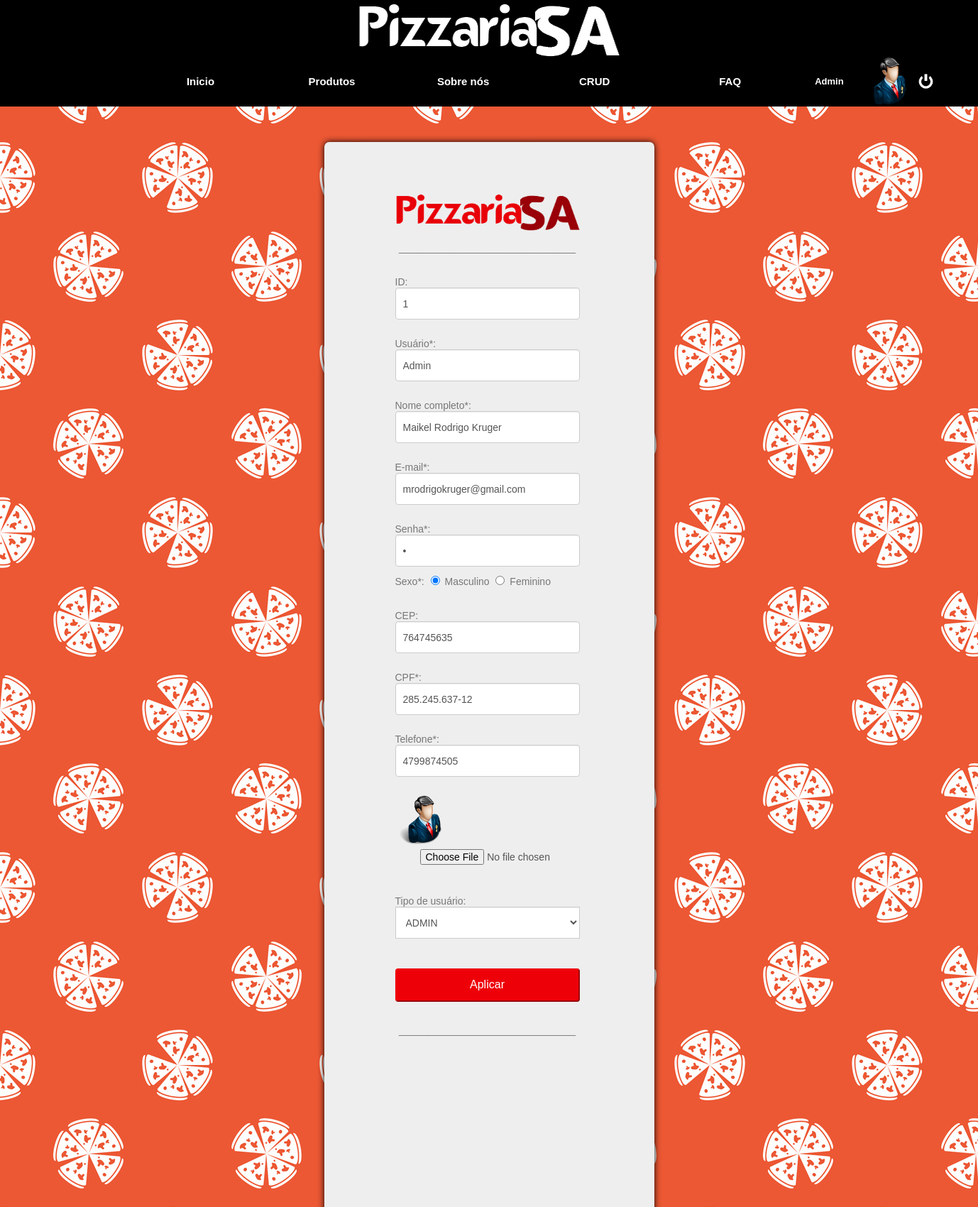
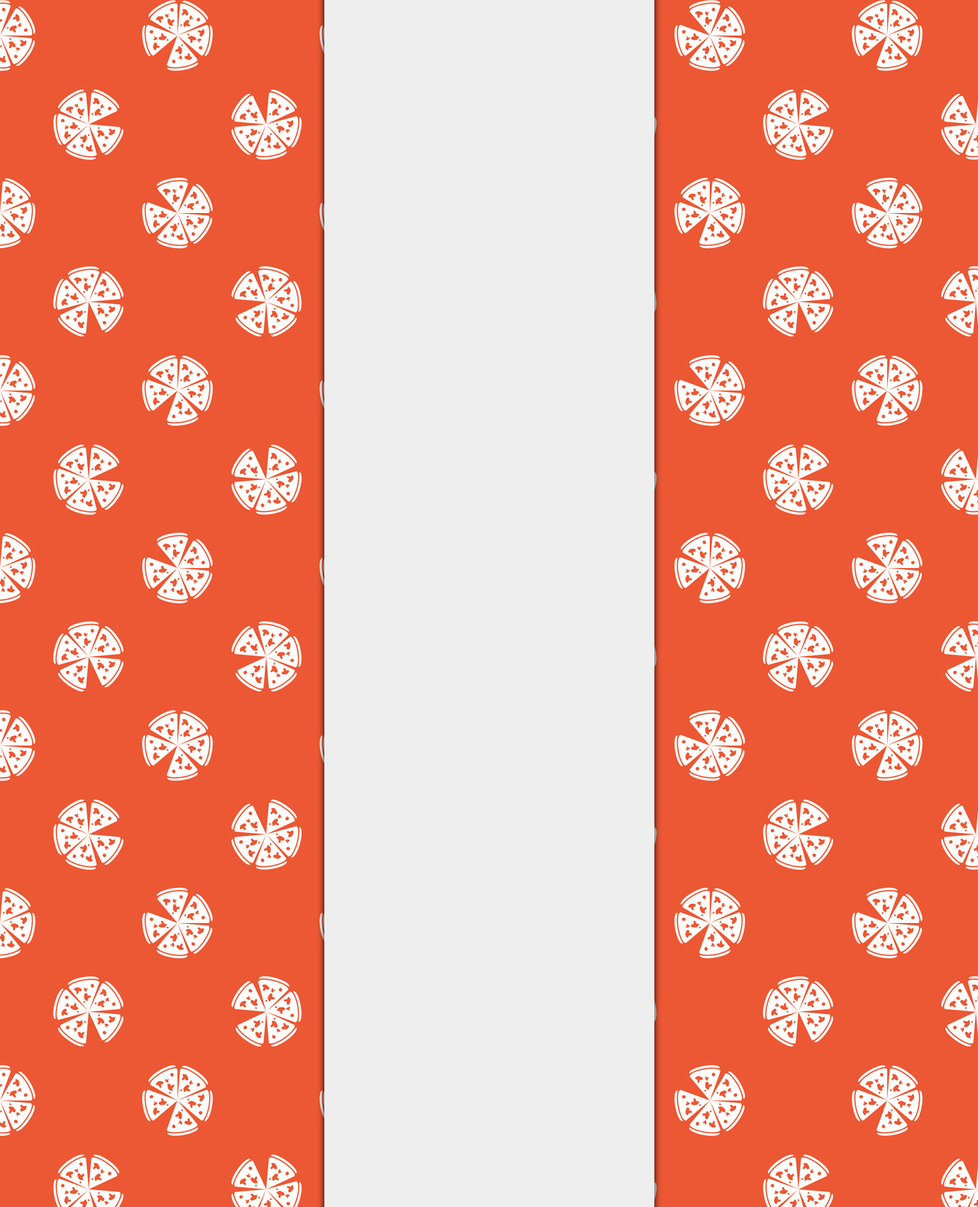
The page /cadastroUsuario_form.php?id=1 (signed in, upper part) on the database its author committed (2 pictures, top to bottom).
### tables this page shows
CREATE TABLE cliente 
( 
	id            INT NOT NULL auto_increment PRIMARY KEY, 
	usuario		  VARCHAR(20),
	nome_completo VARCHAR(90), 
	email         VARCHAR(90), 
	senha         VARCHAR(20), 
	sexo          VARCHAR(10), 
	cep           VARCHAR(15), 
	cpf           VARCHAR(16), 
	telefone      VARCHAR(12), 
	tipo          VARCHAR(20), 
	foto          VARCHAR(50) 
);

### cadastroUsuario_form.php (the view, shortened to what this page needs)
<?php
if(isset($_GET['id'])){
$query = 'select * from cliente where id='.$_GET['id'];
$resultQuery = mysql_query($query);
while($result = mysql_fetch_assoc($resultQuery)){
	$resultBanco[1] = $result['id'];
	$resultBanco[2] = utf8_encode($result['usuario']);
	$resultBanco[3] = utf8_encode($result['nome_completo']);
	$resultBanco[4] = utf8_encode($result['email']);
	$resultBanco[5] = utf8_encode($result['senha']);
	$resultBanco[6] = utf8_encode($result['sexo']);
	$resultBanco[7] = utf8_encode($result['cep']);
	$resultBanco[8] = utf8_encode($result['cpf']);
	$resultBanco[9] = utf8_encode($result['telefone']);
	$resultBanco[10] = utf8_encode($result['tipo']);
	$resultBanco[11] = utf8_encode($result['foto']);
}
$id = $resultBanco[1];
$usuario = utf8_decode($resultBanco[2]);
$nome_completo = utf8_decode($resultBanco[3]);
$email = utf8_decode($resultBanco[4]);
$senha = utf8_decode($resultBanco[5]);
$sexo = utf8_decode($resultBanco[6]);
$cep = utf8_decode($resultBanco[7]);
$cpf = utf8_decode($resultBanco[8]);
$telefone = utf8_decode($resultBanco[9]);
$tipo = utf8_decode($resultBanco[10]);
$foto = utf8_decode($resultBanco[11]);
$titulo = 'ALTERANDO';
}
echo "
<html>
	<head>
		<title>Pizzaria SA</title>
		<link rel='stylesheet' type='text/css' href='css/global.css'>
		<link rel='stylesheet' type='text/css' href='css/atualiza.css'>
		<link rel='shortcut icon' href='images/favicon.ico' type='image/x-icon'/>
	</head>
	<body background='images/banner/parallax1.jpg'>
		<div class='mainbar'>";
			if(isset($_SESSION['id']) && $_SESSION['tipo'] == "ADMIN"){
				echo "<img class=thisalign src='images/banner/logo1.png'/><div class=logado>
					<a href='index.php' class=buttons>Inicio</a>
					<ul>
						<li class='dropdown'>
							<a href='pizzas_salgadas.php' class='dropbtn'>Produtos</a>
							<div class='dropdown-content'>
								<a href='pizzas_salgadas.php' class=line><div class='icon-align'><img src='images/banner/tradicional.png' width='52%'/></div>Pizzas Salgadas</a>
								<a href='pizzas_doces.php' class=line>Pizzas Doces</a>
								<a href='bebidas.php' class=line><div class='icon-align'><img src='images/banner/bebidas.png' width='52%'/></div>Bebidas</a>
							</div>
						</li>
					</ul>
					<a href='sobre.php' class=buttons>Sobre nós</a>
					<ul>
						<li class='dropdown'>
							<a href='crud_clientes.php' class='dropbtn'>CRUD</a>
							<div class='dropdown-content'>
								<a href='crud_clientes.php' class=line>Clientes</a>
								<a href='crud_bebidas.php' class=line>Bebidas</a>
								<a href='crud_pizzas.php' class=line>Pizzas</a>
								<a href='crud_ingredientes.php' class=line>Ingredientes</a>
							</div>
						</li>
					</ul>
					<ul>
						<li class='dropdown'>
							<a href='faq.php'  class='dropbtn'>FAQ</a>
							<div class='dropdown-content'>
								<a href='faq.php' class=line><div class='icon-align'><img src='images/faq/portugues.png' width='52%'/></div> FAQ - Português</a>
								<a href='faq_english.php' class=line><div class='icon-align'><img src='images/faq/english.png' width='52%'/></div> FAQ - English</a>
							</div>
						</li>
					</ul>
					<div class='space1'>
						<div class='sessao'>";
								echo "<a href='cadastroUsuario_form.php?id=".$_SESSION['id']."' class='buttom-usuario'>";
								echo $_SESSION['usuario'];
								echo "<a href='cadastroUsuario_form.php?id=".$_SESSION['id']."' class='image-squad squad'><img src='images/usuario/".$_SESSION['foto']."'></a></a>";
						echo "</div>
						<a href='usuario_deslogar.php' class=buttom-deslogar></a>
					</div>
				</div>";
			}else if(isset($_SESSION['id']) && $_SESSION['tipo'] == "NORMAL"){
				echo "<img class=thisalign src='images/banner/logo1.png'/><div class=logado-not-adm>
					<a href='index.php' class=buttons>Inicio</a>
					<ul>
						<li class='dropdown'>
							<a href='pizzas_salgadas.php' class='dropbtn'>Produtos</a>
							<div class='dropdown-content'>
								<a href='pizzas_salgadas.php' class=line><div class='icon-align'><img src='images/banner/tradicional.png' width='52%'/></div>Pizzas Salgadas</a>
								<a href='pizzas_doces.php' class=line>Pizzas Doces</a>
								<a href='bebidas.php' class=line><div class='icon-align'><img src='images/banner/bebidas.png' width='52%'/></div>Bebidas</a>
							</div>
						</li>
					</ul>
					<a href='sobre.php' class=buttons>Sobre nós</a>
					<ul>
						<li class='dropdown'>
							<a href='faq.php'  class='dropbtn'>FAQ</a>
							<div class='dropdown-content'>
								<a href='faq.php' class=line><div class='icon-align'><img src='images/faq/portugues.png' width='52%'/></div> FAQ - Português</a>
								<a href='faq_english.php' class=line><div class='icon-align'><img src='images/faq/english.png' width='52%'/></div> FAQ - English</a>
							</div>
						</li>
					</ul>
					<div class='space1'>
						<div class='sessao'>";
								echo "<a href='cadastroUsuario_form.php?id=".$_SESSION['id']."' class='buttom-usuario'>";
								echo $_SESSION['usuario'];
								echo "<a href='cadastroUsuario_form.php?id=".$_SESSION['id']."' class='image-squad squad'><img src='images/usuario/".$_SESSION['foto']."'></a></a>";
						echo "</div>
						<a href='usuario_deslogar.php' class=buttom-deslogar></a>
					</div>
				</div>";
			}
		echo "</div>
		<div class='englobal-reg clnt'>
			<div class=login>
				<div id=login>
					<img src='images/banner/logo.png' height='55px' width='261px'></img><br><br><center>________________________________</center><br><br>
					<form action='cadastroUsuario_post.php' method='POST'  enctype='multipart/form-data'>
					";
						if($titulo == 'ALTERANDO'){
						echo "
						ID: <input name='id' readonly value='$id' class='form-control top'>
						<br>
						";
						}
						echo "
						<br>Usuário*: <input name='usuario' required value='$usuario' class='form-control top' placeholder='Usuário'>
						<br>
						<br>Nome completo*: <input name='nome_completo' required value='$nome_completo' class='form-control top' placeholder='Nome completo'>
						<br>
						<br>E-mail*: <input name='email' type=email value='$email' class='form-control top' placeholder='E-mail'>
						<br>
						<br>Senha*: <input name='senha' required type=password value='$senha' class='form-control top' placeholder='Senha'>
						";
						echo "<br>Sexo*: <input type='radio' name='sexo' value='MASCULINO' ".($sexo == 'MASCULINO' ? "checked" : "")."> Masculino
						<input type='radio' name='sexo' value='FEMININO' ".($sexo == 'FEMININO' ? "checked" : "")."> Feminino<br>";
						echo "<br>
						<br>CEP: <input name='cep' value='$cep' class='form-control top' placeholder='CEP'>
						<br>
						<br>CPF*: <input name='cpf' required value='$cpf' class='form-control top' placeholder='CPF'>
						<br>
						<br>Telefone*: <input name='telefone' required value='$telefone' class='form-control top' placeholder='Telefone'>
						<br><br>";
						if($titulo == 'ALTERANDO'){
						echo "
						<img src='images/usuario/$foto' class='image-squad'>
						<br>
						";
						}
						echo "
						<br><input type=file name='foto' value='$foto' class='form-image top'>
						<br><br>
						";
						if($titulo == 'ALTERANDO' && $_SESSION['tipo'] == 'ADMIN' ){
						echo "Tipo de usuário:<br>
							  <select name=tipo class='form-control'>";
						if($tipo == 'ADMIN'){
							echo"<option value='ADMIN'>ADMIN</option>
								<option value='NORMAL'>NORMAL</option>";
						}else if($tipo == 'NORMAL'){
							echo "<option value='NORMAL'>NORMAL</option>
								<option value='ADMIN'>ADMIN</option>";
						}
						echo "</select>
						<br>
						";
						}
						if($titulo == 'ALTERANDO'){
							echo "<br><br><button class='btn btn-primary btn-lg btn-block' type=submit>Aplicar</button><br><br><br><center>________________________________</center>";
						}else if($titulo == 'CADASTRANDO'){
							echo "<br><br><br><br><button class='btn btn-primary btn-lg btn-block' type=submit>Criar conta</button><br><br><br><center>________________________________</center>";
						}
					echo "</form>
				</div>
			</div>
		</div>
		<div class='footbar'>
			<div class='squareenix'>
				<div class='fotenter'>
					<font color='#fff'><b>Nossa empresa</b></font><br><br>
					<a class='enixsquare' href='sobre.php'><div class=heightline>Sobre nós</div></a><img class=lineheight src='images/faq/portugues.png'/><br>
					<a class='enixsquare' href='sobre_english.php'><div class=heightline>About us</div></a><img class=lineheight src='images/faq/english.png'/><br>
				</div>
			</div>
			<div class='squareenix'>
				<div class='fotenter'>
					<font color='#fff'><b>Nossos produtos</b></font><br><br>
					<a class='enixsquare linespace' href='pizzas_salgadas.php'>Pizzas salgadas</a><br>
					<a class='enixsquare linespace' href='pizzas_doces.php'>Pizzas doces</a><br>
					<a class='enixsquare linespace' href='bebidas.php'>Bebidas</a><br>
				</div>
			</div>
			<div class='squareenix'>
				<div class='fotenter'>
					<font color='#fff'><b>Contatos</b></font><br><br>
					<a class='enixsquare'><div class=heightline>0800 7722-8223</div></a><img class=lineheight src='images/banner/phone.png'><br>
					<a class='enixsquare'><div class=heightline>(47) 9628-9724</div></a><img class=lineheight src='images/banner/whatsapp.png'><br>
					<a class='enixsquare'><div class=heightline>ceo@psa.com</div><img class=lineheight src='images/banner/mail.png'></a><br>
				</div>
			</div>
			<div class='squareenix'>
				<div class='fotenter'>
					<font color='#fff'><b>FAQ</b></font><br><br>
					<a class='enixsquare' href='faq.php'><div class=heightline>Português</div></a><img class=lineheight src='images/faq/portugues.png'/><br>
					<a class='enixsquare' href='faq_english.php'><div class=heightline>English</div></a><img class=lineheight src='images/faq/english.png'/><br>
				</div>
			</div>
		</div>
	</body>
</html>
";
?>

### css/global.css (style rules this page uses)
html { position: relative; min-height: 100%; }
input { border-radius:4px; border-color:#fff; padding-left:15px; }
a { text-decoration:none; }
.mainbar { max-width:100%; height:150px; background-color: #000; }
.logado { position:relative; float: right; right: -14%; width:100%; list-style:none; }
.space1 { width:295px; height:70px; float:left; }
.buttom-usuario { font-family: 'Arial', Serif; font-weight: bold; color: white; height:70px; width:30%; float:left; text-decoration: none; text-align: center; line-height:70px; font-size:13px; background-color: #000; border-bottom:5px; border-bottom-color:black; overflow:hidden; }
.buttom-deslogar { float:left; content: url('http://127.0.0.1/images/banner/quit.png'); width:23px; height:23px; margin-left:10px; margin-top:23px; }
.squad img { width: 70px; height: 70px; border-radius:50%; background-size:contain; }
.image-squad { height:70px; width:70px; float:left; transition: all 0.3s; }
.squad { height:70px; width:70px; float:left; }
.buttons { font-family: 'Arial', Serif; font-weight: bold; color: white; height:70px; min-width:13%; float:left; text-decoration: none; text-align: center; line-height:70px; font-size:15px; background-color: #000; transition: all 0.3s; }
.login { min-width:186px; height:330px; margin-top:10px; margin-left:40px; font-family:'Arial', Serif; font-size:14px; float:left; }
#login { margin-left:auto; margin-right:auto; }
ul { list-style-type: none; margin: 0; padding: 0; background-color: #333; }
li { float: left; }
li a { display: inline-block; color: white; text-align: center; padding: 14px 16px; text-decoration: none; }
.dropbtn { display: inline-block; color: white; text-align: center; padding: 14px 16px; text-decoration: none; font-family: 'Arial', Serif; font-weight: bold; color: white; height:42px; font-size:15px; width:159px; line-height:42px; background-color: #000; transition: all 0.4s; }
li.dropdown { display: inline-block; }
.thisalign { display: block; margin: 0 auto; }

### css/atualiza.css (style rules this page uses)
#login { margin-left:auto; margin-right:auto; }
.login { width:260px; height:330px; margin-top:10px; margin-left:40px; font-family:arial; font-size:14px; float:left; color:#777; }
input { line-height: normal; }
.englobal-reg { margin-right:auto; margin-left:auto; width:345px; padding:60px; margin-top:50px; margin-bottom:200px; padding-bottom:95px; border-radius:7px; color: #777; background-color: #eee; box-shadow: 0px 0px 10px rgba(0, 0, 0, 1.0); overflow: scroll; }
.clnt { min-height:120%; }
button { text-align: center; cursor: default; color: buttontext; background-color: buttonface; box-sizing: border-box; padding: 2px 6px 3px; border-width: 2px; border-style: outset; border-color: buttonface; border-image: initial; }
.btn-block { display: block; width: 100%; }
.btn-lg, .btn-group-lg>.btn { padding: 10px 16px; font-size: 18px; line-height: 1.33; border-radius: 6px; }
.btn-primary { color: #fff; background-color: #ee0009; border-color: #ee0009; }
.btn { display: inline-block; padding: 10px 12px; margin-bottom: 0; font-size: 16px; font-weight: 400; line-height: 1.42857143; text-align: center; vertical-align: middle; cursor: pointer; border-radius: 4px; transition: 0.2s all; }
.form-control { width: 100%; height: 45px; margin-bottom:10px; font-size: 14px; line-height: 1.42857143; color: #555; background-color: #fff; padding-left:10px; border: 1px solid #ccc; box-shadow: inset 0 1px 1px rgba(0,0,0,.075); transition: border-color ease-in-out .15s,box-shadow ease-in-out .15s; }
.form-image { width: 100%; height: 45px; padding: 6px 35px; margin-bottom:10px; font-size: 14px; color: #555; display:inline-block; background-image: none; transition: border-color ease-in-out .15s,box-shadow ease-in-out .15s; }

### rows shown on the page
cliente: usuario "Admin", nome_completo "Maikel Rodrigo Kruger", email "mrodrigokruger@gmail.com", sexo "☑", cep "764745635", cpf "285.245.637-12", telefone "4799874505", foto (picture), tipo "ADMIN"

### other values the page prints
$_SESSION['usuario'] "Admin"
